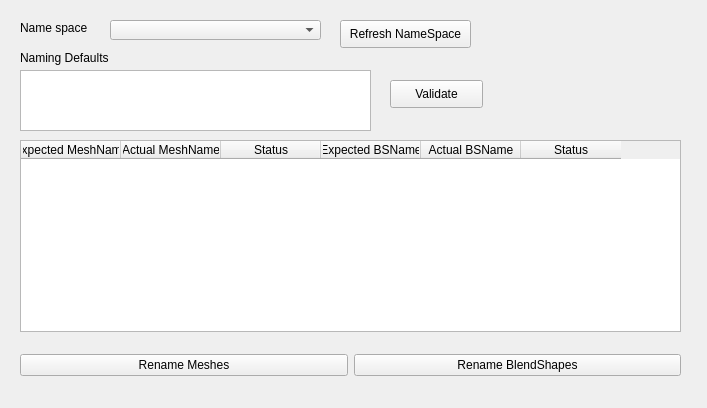
<?xml version="1.0" encoding="UTF-8"?>
<ui version="4.0">
 <class>Form</class>
 <widget class="QWidget" name="Form">
  <property name="geometry">
   <rect>
    <x>0</x>
    <y>0</y>
    <width>707</width>
    <height>408</height>
   </rect>
  </property>
  <property name="windowTitle">
   <string>Form</string>
  </property>
  <widget class="QTableWidget" name="tableSearchResult">
   <property name="geometry">
    <rect>
     <x>20</x>
     <y>140</y>
     <width>661</width>
     <height>192</height>
    </rect>
   </property>
   <column>
    <property name="text">
     <string>Expected MeshName</string>
    </property>
   </column>
   <column>
    <property name="text">
     <string>Actual MeshName</string>
    </property>
   </column>
   <column>
    <property name="text">
     <string>Status</string>
    </property>
   </column>
   <column>
    <property name="text">
     <string>Expected BSName</string>
    </property>
   </column>
   <column>
    <property name="text">
     <string>Actual BSName</string>
    </property>
   </column>
   <column>
    <property name="text">
     <string>Status</string>
    </property>
   </column>
  </widget>
  <widget class="QTextEdit" name="txtEditDefaults">
   <property name="geometry">
    <rect>
     <x>20</x>
     <y>70</y>
     <width>351</width>
     <height>61</height>
    </rect>
   </property>
   <property name="html">
    <string>&lt;!DOCTYPE HTML PUBLIC &quot;-//W3C//DTD HTML 4.0//EN&quot; &quot;http://www.w3.org/TR/REC-html40/strict.dtd&quot;&gt;
&lt;html&gt;&lt;head&gt;&lt;meta name=&quot;qrichtext&quot; content=&quot;1&quot; /&gt;&lt;style type=&quot;text/css&quot;&gt;
p, li { white-space: pre-wrap; }
&lt;/style&gt;&lt;/head&gt;&lt;body style=&quot; font-family:'MS Shell Dlg 2'; font-size:7.8pt; font-weight:400; font-style:normal;&quot;&gt;
&lt;p style=&quot; margin-top:12px; margin-bottom:12px; margin-left:0px; margin-right:0px; -qt-block-indent:0; text-indent:0px;&quot;&gt;&lt;br /&gt;&lt;/p&gt;&lt;/body&gt;&lt;/html&gt;</string>
   </property>
  </widget>
  <widget class="QPushButton" name="btnValidate">
   <property name="geometry">
    <rect>
     <x>390</x>
     <y>80</y>
     <width>93</width>
     <height>28</height>
    </rect>
   </property>
   <property name="text">
    <string>Validate</string>
   </property>
  </widget>
  <widget class="QWidget" name="layoutWidget">
   <property name="geometry">
    <rect>
     <x>20</x>
     <y>350</y>
     <width>661</width>
     <height>30</height>
    </rect>
   </property>
   <layout class="QHBoxLayout" name="horizontalLayout">
    <item>
     <widget class="QPushButton" name="btnRenameMesh">
      <property name="text">
       <string>Rename Meshes</string>
      </property>
     </widget>
    </item>
    <item>
     <widget class="QPushButton" name="btnRenameBS">
      <property name="text">
       <string>Rename BlendShapes</string>
      </property>
     </widget>
    </item>
   </layout>
  </widget>
  <widget class="QLabel" name="nameSpaceLabel">
   <property name="geometry">
    <rect>
     <x>20</x>
     <y>20</y>
     <width>81</width>
     <height>16</height>
    </rect>
   </property>
   <property name="text">
    <string>Name space</string>
   </property>
  </widget>
  <widget class="QPushButton" name="refreshNameButton">
   <property name="geometry">
    <rect>
     <x>340</x>
     <y>20</y>
     <width>131</width>
     <height>28</height>
    </rect>
   </property>
   <property name="text">
    <string>Refresh NameSpace</string>
   </property>
  </widget>
  <widget class="QComboBox" name="nameSpaceComboBox">
   <property name="geometry">
    <rect>
     <x>110</x>
     <y>20</y>
     <width>211</width>
     <height>20</height>
    </rect>
   </property>
  </widget>
  <widget class="QLabel" name="label">
   <property name="geometry">
    <rect>
     <x>20</x>
     <y>50</y>
     <width>91</width>
     <height>16</height>
    </rect>
   </property>
   <property name="text">
    <string>Naming Defaults</string>
   </property>
  </widget>
 </widget>
 <resources/>
 <connections/>
</ui>
